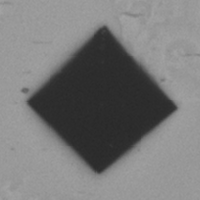
#> input picture image_stack_pre/03.png, 200 x 200 px, found by its file name
$ python image_equalizer.py
#> lines starting #> are read from the running program, lines starting #| are printed output that depends on the picture
#> further down, source is the input picture: PIL image 200x200 RGB; min 40, max 164, mean 120.2
from PIL import Image
import numpy as np
import cv2

def image_stats(image):
    (l, a, b) = cv2.split(image.astype("float32"))
    return (l.mean(), l.std(), a.mean(), a.std(), b.mean(), b.std())

def color_transfer_pil(source_pil, target_pil):
    # Converte PIL para NumPy (RGB)
    source = np.array(source_pil)
    target = np.array(target_pil)

    # Converte RGB para BGR (para OpenCV)
    source = cv2.cvtColor(source, cv2.COLOR_RGB2BGR)
    target = cv2.cvtColor(target, cv2.COLOR_RGB2BGR)

    # Converte para LAB
    source = cv2.cvtColor(source, cv2.COLOR_BGR2LAB).astype("float32")
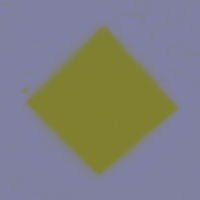
#> source: shape (200, 200, 3) float32; mean B, G, R 126.8, 128, 128
    target = cv2.cvtColor(target, cv2.COLOR_BGR2LAB).astype("float32")

    # Estatísticas
    (lMeanSrc, lStdSrc, aMeanSrc, aStdSrc, bMeanSrc, bStdSrc) = image_stats(source)
#> in image_stats, `(l, a, b) = cv2.split(image.astype("float32"))`: a: shape (200, 200) float32; every value is 128
#> lMeanSrc = 126.8; lStdSrc = 49.5; aMeanSrc = 128; aStdSrc = 0; bMeanSrc = 128; bStdSrc = 0
    (lMeanTar, lStdTar, aMeanTar, aStdTar, bMeanTar, bStdTar) = image_stats(target)
#> lMeanTar = 126.8; lStdTar = 49.5; aMeanTar = 128; aStdTar = 0; bMeanTar = 128; bStdTar = 0

    (l, a, b) = cv2.split(target)

    # Evita divisão por zero
    l = ((l - lMeanTar) * (lStdSrc / np.where(lStdTar == 0, 1, lStdTar))) + lMeanSrc
    a = ((a - aMeanTar) * (aStdSrc / np.where(aStdTar == 0, 1, aStdTar))) + aMeanSrc
    b = ((b - bMeanTar) * (bStdSrc / np.where(bStdTar == 0, 1, bStdTar))) + bMeanSrc

    # Combina, clampa, e volta para uint8
    transfer = cv2.merge([l, a, b])
    transfer = np.clip(transfer, 0, 255).astype("uint8")

    # Volta para BGR e depois RGB
    transfer = cv2.cvtColor(transfer, cv2.COLOR_LAB2BGR)
    transfer = cv2.cvtColor(transfer, cv2.COLOR_BGR2RGB)

    # Converte para PIL
    return Image.fromarray(transfer)

import os,  glob

orig_path = "./image_stack_pre/"
outp_path = "./image_stack/"

for filename in os.listdir(outp_path):
   file_path = os.path.join(outp_path, filename)
   if os.path.isfile(file_path):
      os.remove(file_path)

print(f'Removed all files from {outp_path}')

source_name = "./image_stack_pre\\03.png"
source = Image.open(source_name)

image_files = sorted(
    glob.glob(os.path.join(orig_path, "[0-9][0-9].png")))

for img in image_files:
    name = img[-6:]
    if img != source_name:
        target = Image.open(img)
        result = color_transfer_pil(source, target)
    else:
        result = Image.open(img)
    result.save(f'./image_stack/{name}')

print("Equalized all images successfully")
